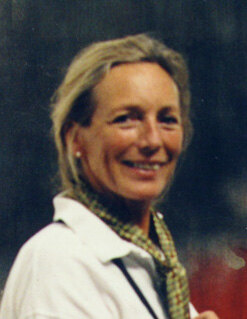
#> input picture fibreart/reference/photos/hanneke-de-neve-portrait.jpg, 247 x 319 px
$ python verify_native_detail.py ../../../../fibreart/reference/photos/hanneke-de-neve-portrait.jpg
#> lines starting #> are read from the running program, lines starting #| are printed output that depends on the picture
"""Native-detail check: does a painting carry detail at the size it ships at?

An upscaled painting survives being halved and re-expanded almost unchanged,
because the detail it would lose is not there. A natively painted file does
not. So halve the image, expand it back with the same filter and measure the
RMS difference in grey levels: an upscale lands under one, real paint lands
well above it.

Calibration in this repo: the upscaled skies score 0.58-0.84, natively painted
reference plates and sprite atlases score 7-14, and the terrain albedos - native
paint exported larger - sit near 2. The acceptance rule fails skies under 3.0,
which the dome magnifies several times over at 4K. Other files are measured but
not failed, because flatness is the style in places (horizon silhouettes, decals)
and a low score there means flat art, not an upscale.

    python3 hopper/3d/design/source/verify_native_detail.py            # the sky set
    python3 hopper/3d/design/source/verify_native_detail.py a.png b.jpg

Writes hopper/3d/textures/native-detail.json and exits non-zero on a failure.
Needs Pillow.
"""
from PIL import Image, ImageChops
from datetime import datetime, timezone
import json
import math
import pathlib
import sys

TEXTURES = pathlib.Path(__file__).resolve().parents[2] / 'textures'
SKY_LIMIT = 3.0


def detail_rms(image, factor=2):
    """RMS grey-level cost of throwing away detail above 1/factor resolution."""
    w, h = image.size
    small = image.resize((w // factor, h // factor), Image.LANCZOS).resize((w, h), Image.LANCZOS)
    values = ImageChops.difference(image, small).tobytes()
    return round(math.sqrt(sum(v * v for v in values) / len(values)), 3)


def main(argv):
    paths = [pathlib.Path(a) for a in argv] or sorted(TEXTURES.glob('sky/*-preview.jpg')) + sorted(TEXTURES.glob('sky/*-hd.jpg'))
    results, failures = {}, []
    for path in paths:
        image = Image.open(path).convert('L')
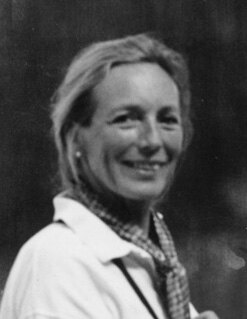
#> image: PIL image 247x319 L; min 13, max 243, mean 88.8
        sky = 'sky/' in path.as_posix()
        half, quarter = detail_rms(image, 2), detail_rms(image, 4)
#> half = 1.93; quarter = 6.08
        name = path.as_posix().split('textures/')[-1]
        results[name] = {'size': list(image.size), 'halfRms': half, 'quarterRms': quarter,
                         'limit': SKY_LIMIT if sky else None, 'native': half >= SKY_LIMIT}
        if sky and half < SKY_LIMIT:
            failures.append(f'{name}: {half} RMS at half size, under the {SKY_LIMIT} bar - '
                            f'no real detail above {image.size[0] // 2}px, so this is an upscale')
    report = {'checkedAt': datetime.now(timezone.utc).date().isoformat(),
              'check': 'RMS grey-level cost of halving and re-expanding; an upscale loses almost nothing',
              'skyLimit': SKY_LIMIT, 'skiesOnly': 'only skies are failed; elsewhere flat art scores low by style',
              'failures': failures, 'results': results}
    (TEXTURES / 'native-detail.json').write_text(json.dumps(report, indent=2) + '\n')
    print(json.dumps({'files': len(results), 'failures': len(failures)}))
#| {"files": 1, "failures": 0}
    for failure in failures:
        print('FAIL', failure)
    return 1 if failures else 0


if __name__ == '__main__':
    sys.exit(main(sys.argv[1:]))
#> (the program exits here)
